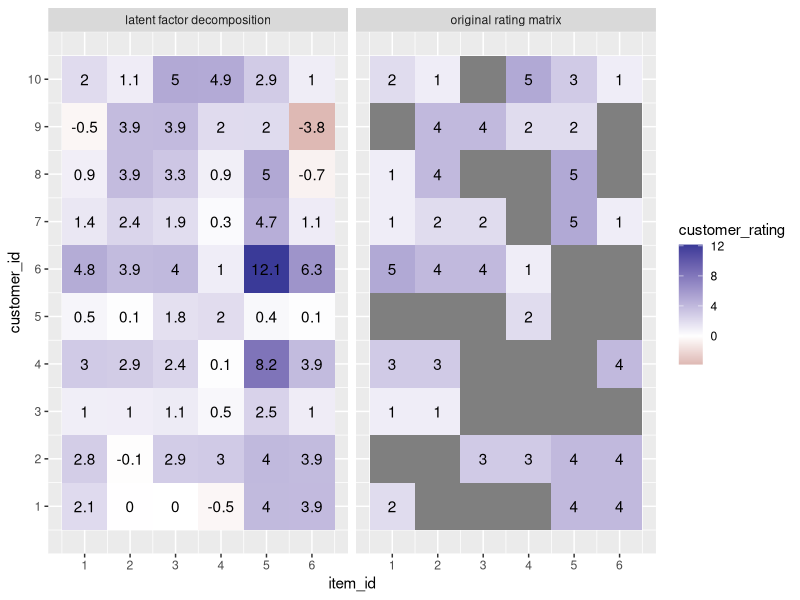
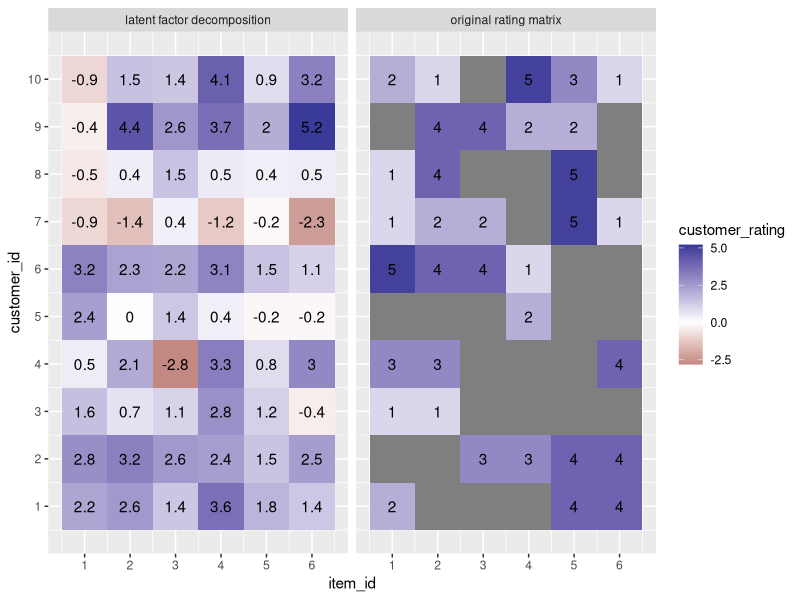

Recreate these plots in R, in order.
## ---- chunk 1
library(tidyverse)
library(Matrix)
library(patchwork)
## ---- chunk 2
n_items <- 6
n_customers <- 10
percent_sparse <- 0.5

# assign some random 1-5 ratings for various customer/item combinations:
rating_matrix <- matrix( sample(1:5, size=n_items*n_customers, replace=TRUE),
                         ncol = n_items,
                         nrow = n_customers
                       )
rating_matrix <- 
  rating_matrix * 
  sample( 0:1, size=prod(dim(rating_matrix)), replace=TRUE, prob=c(percent_sparse,1-percent_sparse) )

colnames(rating_matrix) <- paste0("item", 1:ncol(rating_matrix), sep="" )
rownames(rating_matrix) <- paste0("customer", 1:nrow(rating_matrix), sep="" )

# make sure that each customer has rated at least 1 item:
for( row_i in 1:nrow(rating_matrix) ){
  if( sum(rating_matrix[row_i,])==0 ){ 
      rating_matrix[row_i,sample(1:ncol(rating_matrix),size=1)] <- 
        sample( 1:5, size=1)
    }
}

# make sure that each item has been rated at least once:
for( col_j in 1:ncol(rating_matrix) ){
  if( sum(rating_matrix[,col_j])==0 ){ 
      rating_matrix[sample(1:nrow(rating_matrix),size=1),col_j] <- 
        sample( 1:5, size=1)
    }
}

rating_matrix <- Matrix( rating_matrix, sparse=TRUE )

rating_matrix
## ---- chunk 3
n_items <- 6
n_customers <- 10
percent_sparse <- 0.5

# assign some random 1-5 ratings for various customer/item combinations:
rating_matrix <- matrix( sample(1:5, size=n_items*n_customers, replace=TRUE),
                         ncol = n_items,
                         nrow = n_customers
                       )
rating_matrix <- 
  rating_matrix * 
  sample( 0:1, size=prod(dim(rating_matrix)), replace=TRUE, prob=c(percent_sparse,1-percent_sparse) )

colnames(rating_matrix) <- paste0("item", 1:ncol(rating_matrix), sep="" )
rownames(rating_matrix) <- paste0("customer", 1:nrow(rating_matrix), sep="" )

# make sure that each customer has rated at least 1 item:
for( row_i in 1:nrow(rating_matrix) ){
  if( sum(rating_matrix[row_i,])==0 ){ 
      rating_matrix[row_i,sample(1:ncol(rating_matrix),size=1)] <- 
        sample( 1:5, size=1)
    }
}

# make sure that each item has been rated at least once:
for( col_j in 1:ncol(rating_matrix) ){
  if( sum(rating_matrix[,col_j])==0 ){ 
      rating_matrix[sample(1:nrow(rating_matrix),size=1),col_j] <- 
        sample( 1:5, size=1)
    }
}

rating_matrix <- Matrix( rating_matrix, sparse=TRUE )

rating_matrix
## ---- chunk 4
# define dimension 
dim_L <- 3
dim_M <- nrow(rating_matrix)
dim_N <- ncol(rating_matrix)

U_matrix <- matrix( data = rnorm( n=dim_M * dim_L),
                    nrow = dim_M,
                    ncol = dim_L
                  )
colnames(U_matrix) <- paste("u", 1:ncol(U_matrix), sep="")

V_matrix <- matrix( data = rnorm( n=dim_N * dim_L),
                    nrow = dim_N,
                    ncol = dim_L
                  )
colnames(V_matrix) <- paste("v", 1:ncol(V_matrix), sep="")

U_matrix
V_matrix

U_matrix %*% t(V_matrix)
## ---- chunk 5
lambda1 <- 0.1
lambda2 <- 0.1

lambda2_I <- diag( rep(lambda2, dim_L) )
lambda1_I <- diag( rep(lambda1, dim_L) )

for( iteration_i in 0:1000 ){

  # print iteration number and sum of squared errors every 50 iterations:
  if( iteration_i%%50 == 0 ){ 
        paste0( "iteration ", iteration_i ) %>% print()   
    
        # print the sum of square errors:
        # (over non-zero entries of Y)
        # sum(   [ y_{ij} - t(u_i)*v_j ]^2  )
        cat("new U: Sum of Squared Errors:")
      
        (
          sum(
               (
                 rating_matrix -
                 (  ( U_matrix %*% t(V_matrix) ) * (as.matrix(rating_matrix>0)*1)  )
               )^2
             ) +
          lambda1 * sum(U_matrix^2) +
          lambda2 * sum(V_matrix^2) 
        ) %>%
        print()
  }
  # keep [u_i]s constant and solve for each [v_j]:
  for( j in 1:dim_N ){   # for every row of V:
    V_matrix[j,] <-
      solve(
             lambda2_I +

              (
              lapply( which(rating_matrix[,j]!=0),   # all users who rated item [j]
                      function(row_i){ U_matrix[row_i,] %*% t(U_matrix[row_i,]) }
                    ) %>%
              Reduce( "+", . )
              )
      ) %*%

      (
        lapply( which(rating_matrix[,j]!=0),         # all users who rated item [j]
                function(row_i){ U_matrix[row_i, ] * rating_matrix[row_i, j] }
              ) %>%
        Reduce( "+", . )
      )
  }

  # keep [v_j]s constant and solve for each [u_i]:
  for( i in 1:dim_M ){   # for every row of U:

      U_matrix[i,] <-    # u_i
      solve(
             lambda1_I +

              (
              lapply( which(rating_matrix[i,]!=0),   # all items rated by user [i]
                      function(row_j){ V_matrix[row_j,] %*% t(V_matrix[row_j,]) }
                    ) %>%
              Reduce( "+", . )
              )
      ) %*%

      (
        lapply( which(rating_matrix[i,]!=0),   # all items rated by user [i]
                function(row_j){ V_matrix[row_j, ] * rating_matrix[i,row_j] }
              ) %>%
        Reduce( "+", . )
      )
  }

}
## ---- chunk 6
latent_decomp_matrix <- U_matrix %*% t(V_matrix)
rownames(latent_decomp_matrix) <- rownames(rating_matrix)
colnames(latent_decomp_matrix) <- colnames(rating_matrix)

rating_matrix
latent_decomp_matrix

rating_matrix_for_ggplot_heatmap <- 
  rating_matrix %>%
    as.matrix() %>% 
    as.data.frame() %>% 
    rownames_to_column( var="customer_id" ) %>%
    mutate( customer_id = as.numeric( gsub("customer", "", customer_id) ) ) %>% 
    pivot_longer(      cols = starts_with("item"),
                   names_to = "item_id",
                  values_to = "customer_rating"
                ) %>% 
    mutate( item_id = as.numeric( gsub("item", "", item_id) ) ) %>% 
    mutate( customer_rating = if_else(customer_rating==0, as.numeric(NA), customer_rating) ) %>% 
    mutate( customer_rating_text = if_else(customer_rating==0, " ", as.character(customer_rating))  )

lat_decomp_mat_for_ggplot_heatmap <- 
  latent_decomp_matrix %>%
    as.matrix() %>% 
    as.data.frame() %>% 
    rownames_to_column( var="customer_id" ) %>%
    mutate( customer_id = as.numeric( gsub("customer", "", customer_id) ) ) %>% 
    pivot_longer(      cols = starts_with("item"),
                   names_to = "item_id",
                  values_to = "predicted_customer_rating"
                ) %>% 
    mutate( item_id = as.numeric( gsub("item", "", item_id) ) )
  
bind_rows( 
           rating_matrix_for_ggplot_heatmap %>% mutate( source = "original rating matrix" )
           ,
           lat_decomp_mat_for_ggplot_heatmap %>% 
             mutate( source = "latent factor decomposition" ) %>%
             rename( customer_rating = predicted_customer_rating) %>% 
             mutate( customer_rating_text = as.character( round(customer_rating, digits=1) ) )
         ) %>% 
  ggplot( data = .,
          aes(     x = item_id,
                   y = customer_id,
                fill = customer_rating,
               label = customer_rating_text
             )
        ) +
  geom_tile() +
  geom_text() + 
  facet_wrap( ~source ) +
  scale_x_continuous( breaks = 1:n_items ) +
  scale_y_continuous( breaks = 1:n_customers ) +
  scale_fill_gradient2()

## ---- chunk 7
lambda1 <- 0.1
lambda2 <- 0.1

calc_gradient_ij_ftn <- function( Umat, Vmat, Ymat, lamb1, lamb2, i, j ){

  list( 
        u_grad_row_i = 
            2 * (Ymat[i,j] - t(Umat[i,])%*%Vmat[j,]) %*% Vmat[j,] + ( (2*lamb1)/ sum(Ymat[i,]>0) )*Umat[i,],
        
        v_grad_row_j = 
            2 * (Ymat[i,j] - t(Umat[i,])%*%Vmat[j,]) %*% Umat[i,] + ( (2*lamb2)/ sum(Ymat[,j]>0) )*Vmat[j,]
      ) %>% 
    return(.)
  
} 

calc_SSE <- function( Umat, Vmat, Ymat, lamb1, lamb2 ){
          sum(
               (
                 Ymat -
                 (  ( Umat %*% t(Vmat) ) * (as.matrix(Ymat>0)*1)  )
               )^2
             ) +
          lamb1 * sum(Umat^2) +
          lamb2 * sum(Vmat^2) 
}

## ---- chunk 8
# define dimension 
dim_L <- 5
dim_M <- nrow(rating_matrix)
dim_N <- ncol(rating_matrix)

U_matrix <- matrix( data = rnorm( n=dim_M * dim_L),
                    nrow = dim_M,
                    ncol = dim_L
                  )
colnames(U_matrix) <- paste("u", 1:ncol(U_matrix), sep="")

V_matrix <- matrix( data = rnorm( n=dim_N * dim_L),
                    nrow = dim_N,
                    ncol = dim_L
                  )
colnames(V_matrix) <- paste("v", 1:ncol(V_matrix), sep="")

U_matrix
V_matrix
## ---- chunk 9
learnrate_alpha <- 0.001
  
for( iteration_i in 0:1000 ){
  
  # print out SSE every 50 iterations:
  if( iteration_i%%50 == 0 ){ 
        paste0( "iteration ", iteration_i ) %>% print()   
  
  # print out the objective function value:
  cat("Sum of Squared Errors:  ")
  calc_SSE( Umat = U_matrix,
            Vmat = V_matrix,
            Ymat = rating_matrix,
            lamb1 = lambda1,
            lamb2 = lambda2
          ) %>% 
    cat()
  }
  
  # choose a random non-zero value from the rating matrix:
  rand_i <- sample( which(rowSums(rating_matrix)>0), size=1 )     # choose a random row which has one or more non-zero ratings
  rand_j <- sample( which(rating_matrix[rand_i,]>0), size=1 )

  # calculate gradient for U_i and V_j:
  calc_grads <- calc_gradient_ij_ftn( Umat = U_matrix,
                                      Vmat = V_matrix,
                                      Ymat = rating_matrix,
                                      lamb1 = lambda1,
                                      lamb2 = lambda2,
                                      i = rand_i,
                                      j = rand_j
                                    )
  
  # update u_i:
  U_matrix[rand_i,] <- U_matrix[rand_i,] + learnrate_alpha * calc_grads$u_grad_row_i
    
  # update v_i:
  V_matrix[rand_j,] <- V_matrix[rand_j,] + learnrate_alpha * calc_grads$v_grad_row_j
    
}


## ---- chunk 10
latent_decomp_matrix <- U_matrix %*% t(V_matrix)
rownames(latent_decomp_matrix) <- rownames(rating_matrix)
colnames(latent_decomp_matrix) <- colnames(rating_matrix)

rating_matrix
latent_decomp_matrix

rating_matrix_for_ggplot_heatmap <- 
  rating_matrix %>%
    as.matrix() %>% 
    as.data.frame() %>% 
    rownames_to_column( var="customer_id" ) %>%
    mutate( customer_id = as.numeric( gsub("customer", "", customer_id) ) ) %>% 
    pivot_longer(      cols = starts_with("item"),
                   names_to = "item_id",
                  values_to = "customer_rating"
                ) %>% 
    mutate( item_id = as.numeric( gsub("item", "", item_id) ) ) %>% 
    mutate( customer_rating = if_else(customer_rating==0, as.numeric(NA), customer_rating) ) %>% 
    mutate( customer_rating_text = if_else(customer_rating==0, " ", as.character(customer_rating))  )

lat_decomp_mat_for_ggplot_heatmap <- 
  latent_decomp_matrix %>%
    as.matrix() %>% 
    as.data.frame() %>% 
    rownames_to_column( var="customer_id" ) %>%
    mutate( customer_id = as.numeric( gsub("customer", "", customer_id) ) ) %>% 
    pivot_longer(      cols = starts_with("item"),
                   names_to = "item_id",
                  values_to = "predicted_customer_rating"
                ) %>% 
    mutate( item_id = as.numeric( gsub("item", "", item_id) ) )
  
bind_rows( 
           rating_matrix_for_ggplot_heatmap %>% mutate( source = "original rating matrix" )
           ,
           lat_decomp_mat_for_ggplot_heatmap %>% 
             mutate( source = "latent factor decomposition" ) %>%
             rename( customer_rating = predicted_customer_rating) %>% 
             mutate( customer_rating_text = as.character( round(customer_rating, digits=1) ) )
         ) %>% 
  ggplot( data = .,
          aes(     x = item_id,
                   y = customer_id,
                fill = customer_rating,
               label = customer_rating_text
             )
        ) +
  geom_tile() +
  geom_text() + 
  facet_wrap( ~source ) +
  scale_x_continuous( breaks = 1:n_items ) +
  scale_y_continuous( breaks = 1:n_customers ) +
  scale_fill_gradient2()
